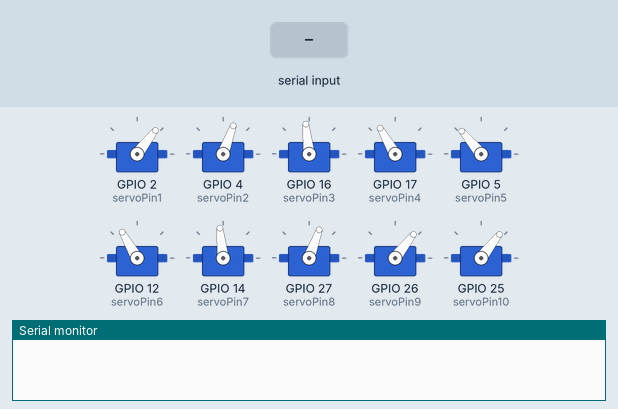
Simulated run of this sketch. Board: ESP32. On the bench: 10 × servo, the last lines printed to the serial monitor. The inputs (shaded band) are chosen by the test bench. Nothing arrives over Bluetooth unless stated.

Above: at 11.2 s.
11.3 s: "d\n" received over the second serial link
At 12.2 s:
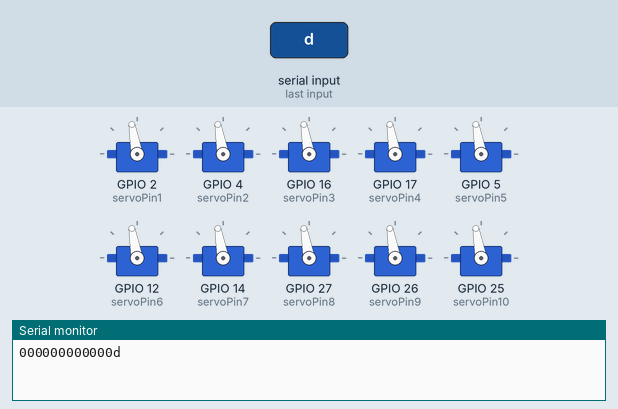
14.3 s: "r\n" received over the second serial link
At 15.3 s:
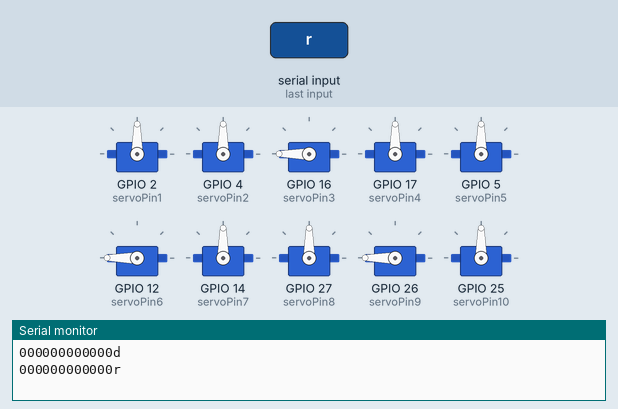
15.8 s: "l\n" received over the second serial link
At 17.0 s:
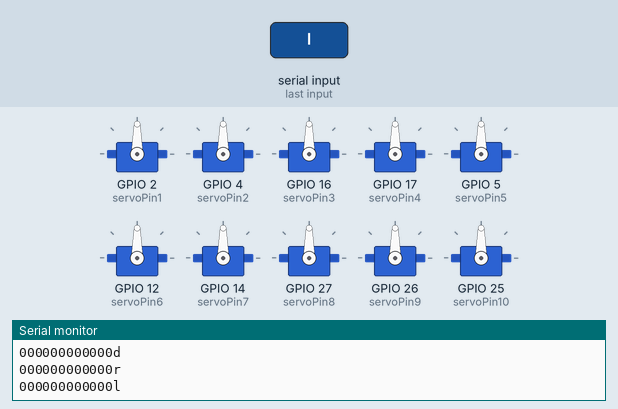
17.3 s: "g\n" received over the second serial link
At 17.6 s:
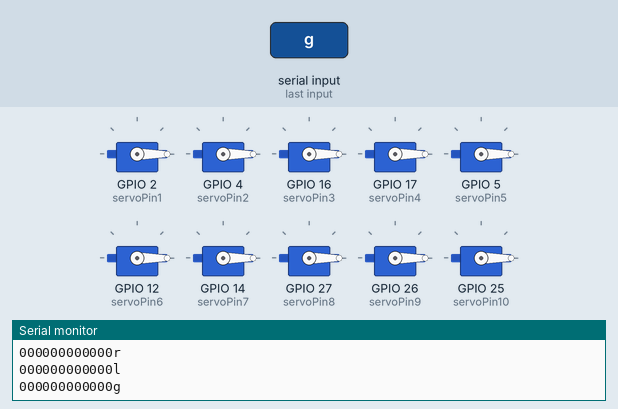
18.8 s: "l\n" received over the second serial link
At 19.6 s:
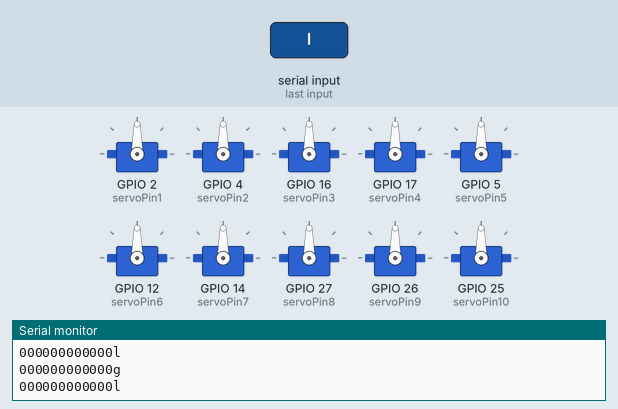
Timing chart, 0 to 21.3 s (numbered marks = the images above; inputs shaded):
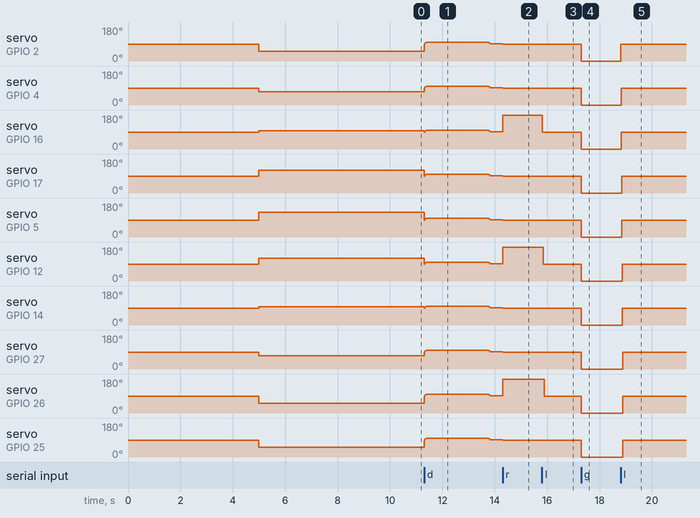

Measured:
- after the input at 11.3 s, servo on GPIO 2 (servoPin1): 52° → 100° at once, → 91° 2.5 s later; servo on GPIO 4 (servoPin2): 70° → 100° at once, → 91° 2.5 s later
- after the input at 14.3 s, servo on GPIO 2 (servoPin1), servo on GPIO 4 (servoPin2): 91° → 90° at once
- after the input at 15.8 s, servo on GPIO 16 (servoPin3): 180° → 90° at once; servo on GPIO 12 (servoPin6): 180° → 90° after 0.05 s; servo on GPIO 26 (servoPin9): 180° → 90° after 0.08 s
- after the input at 17.3 s, servo on GPIO 2 (servoPin1), servo on GPIO 4 (servoPin2), servo on GPIO 16 (servoPin3), servo on GPIO 17 (servoPin4), servo on GPIO 5 (servoPin5), servo on GPIO 12 (servoPin6), servo on GPIO 14 (servoPin7), servo on GPIO 27 (servoPin8), servo on GPIO 26 (servoPin9), servo on GPIO 25 (servoPin10): 90° → 0° at once
- after the input at 18.8 s, servo on GPIO 2 (servoPin1), servo on GPIO 4 (servoPin2): 0° → 90° at once

The sketch:

final.ino
```cpp
#include <ESP32Servo.h>                                // Servo 라이브러리 헥사 선언
#include "BluetoothSerial.h"

//#define USE_PIN // Uncomment this to use PIN during pairing. The pin is specified on the line below
const char *pin = "1234"; // Change this to more secure PIN.
String device_name = "Snake_robot20";

#if !defined(CONFIG_BT_ENABLED) || !defined(CONFIG_BLUEDROID_ENABLED)
#error Bluetooth is not enabled! Please run `make menuconfig` to and enable it
#endif

BluetoothSerial SerialBT;

// 모터 핀 선언(총 10개 사용)
Servo myservo1;
Servo myservo2;
Servo myservo3;
Servo myservo4;
Servo myservo5;
Servo myservo6;
Servo myservo7;
Servo myservo8;
Servo myservo9;
Servo myservo10;


int counter = 0; // Loop counter variable
float lag = .6981 ; // Phase lag between segments
int frequency = 1; // Oscillation frequency of segments.
int amplitude = 40; // Amplitude of the serpentine motion of the snake
int rightOffset = 10; // Right turn offset
int leftOffset = -10; // Left turn offset
int offset = 6; // Variable to correct servos that are not exactly centered
int delayTime = 7; // Delay between limb movements
int startPause = 5000;  // Delay time to position robot
int test = -3; // Test varialble takes values from -6 to +


//위치 설정
int pos = 0;


// 모터 핀 선언(총 10개 사용)
int servoPin1 = 2;
int servoPin2 = 4;
int servoPin3 = 16;
int servoPin4 = 17;
int servoPin5 = 5;
int servoPin6 = 12;
int servoPin7 = 14;
int servoPin8 = 27;
int servoPin9 = 26;
int servoPin10 = 25;

int value1 = 0;
int value2 = 0;
int value3 = 0;
int value4 = 0;
int value5 = 0;
int value6 = 0;
int value7 = 0;
int value8 = 0;
int value9 = 0;
int value10 = 0;
int amp = 0;
int fre = 0;


String ft;

void setup() {

     // 시리얼 선언
     Serial.begin(9600);

     // 블루투스 시리얼 선언
     SerialBT.begin(device_name);

     // 핀 모드 선언
     pinMode (servoPin1, OUTPUT);
     pinMode (servoPin2, OUTPUT);
     pinMode (servoPin3, OUTPUT);
     pinMode (servoPin4, OUTPUT);
     pinMode (servoPin5, OUTPUT);
     pinMode (servoPin6, OUTPUT);
     pinMode (servoPin7, OUTPUT);
     pinMode (servoPin8, OUTPUT);
     pinMode (servoPin9, OUTPUT);
     pinMode (servoPin10, OUTPUT);


     // 서보 모터 선언
     myservo1.attach(servoPin1);
     myservo2.attach(servoPin2);
     myservo3.attach(servoPin3);
     myservo4.attach(servoPin4);
     myservo5.attach(servoPin5);
     myservo6.attach(servoPin6);
     myservo7.attach(servoPin7);
     myservo8.attach(servoPin8);
     myservo9.attach(servoPin9);
     myservo10.attach(servoPin10);


     // 홈 위치 선언
//     myservo1.write(90);
//     myservo2.write(90);
//     myservo3.write(90);
//     myservo4.write(90);
//     myservo5.write(90);
//     myservo6.write(90);
//     myservo7.write(90);
//     myservo8.write(90);
//     myservo9.write(90);
//     myservo10.write(90);

     // 초기 딜레이 시간
     delay(startPause);

//     // 홈 위치 선언
     myservo1.write(90+amplitude*cos(4*lag));
     myservo2.write(90+amplitude*cos(3*lag));
     myservo3.write(90+amplitude*cos(2*lag));
     myservo4.write(90+amplitude*cos(1*lag));
     myservo5.write(90+amplitude*cos(0*lag));
     myservo6.write(90+amplitude*cos(-1*lag));
     myservo7.write(90+amplitude*cos(-2*lag));
     myservo8.write(90+amplitude*cos(-3*lag));
     myservo9.write(90+amplitude*cos(-4*lag));
     myservo10.write(90+amplitude*cos(-5*lag));

     // 초기 딜레이 시간
     delay(startPause);
}


void forward(int amp, int freq){
  amplitude = amp;
  frequency = freq;

  for(counter = 0; counter < 360; counter += 1){
    delay(delayTime);
    myservo1.write(90+amplitude*cos(frequency*counter*3.14159/180+4*lag));
    myservo2.write(90+amplitude*cos(frequency*counter*3.14159/180+3*lag));
    myservo3.write(90+amplitude*cos(frequency*counter*3.14159/180+2*lag));
    myservo4.write(90+amplitude*cos(frequency*counter*3.14159/180+1*lag));
    myservo5.write(90+amplitude*cos(frequency*counter*3.14159/180+0*lag));
    myservo6.write(90+amplitude*cos(frequency*counter*3.14159/180-1*lag));
    myservo7.write(90+amplitude*cos(frequency*counter*3.14159/180-2*lag));
    myservo8.write(90+amplitude*cos(frequency*counter*3.14159/180-3*lag));
    myservo9.write(90+amplitude*cos(frequency*counter*3.14159/180-4*lag));
    myservo10.write(90+amplitude*cos(frequency*counter*3.14159/180-5*lag));
  }
}


void backward(int amp, int freq){
  amplitude = amp;
  frequency = freq;

  for(counter = 360; counter > 0; counter -= 1)  {
    delay(delayTime);
    myservo1.write(90+amplitude*cos(frequency*counter*3.14159/180+4*lag));
    myservo2.write(90+amplitude*cos(frequency*counter*3.14159/180+3*lag));
    myservo3.write(90+amplitude*cos(frequency*counter*3.14159/180+2*lag));
    myservo4.write(90+amplitude*cos(frequency*counter*3.14159/180+1*lag));
    myservo5.write(90+amplitude*cos(frequency*counter*3.14159/180+0*lag));
    myservo6.write(90+amplitude*cos(frequency*counter*3.14159/180-1*lag));
    myservo7.write(90+amplitude*cos(frequency*counter*3.14159/180-2*lag));
    myservo8.write(90+amplitude*cos(frequency*counter*3.14159/180-3*lag));
    myservo9.write(90+amplitude*cos(frequency*counter*3.14159/180-4*lag));
    myservo10.write(90+amplitude*cos(frequency*counter*3.14159/180-5*lag));
  }
}

void left(int amp, int freq){
  amplitude = amp;
  frequency = freq;

  for(counter = 0; counter < 10; counter += 1)  {
    delay(delayTime);
    myservo1.write(90+.1*counter*rightOffset+amplitude*cos(frequency*counter*3.14159/180+4*lag));
    myservo2.write(90+.1*counter*rightOffset+amplitude*cos(frequency*counter*3.14159/180+3*lag));
    myservo3.write(90+.1*counter*rightOffset+amplitude*cos(frequency*counter*3.14159/180+2*lag));
    myservo4.write(90+.1*counter*rightOffset+amplitude*cos(frequency*counter*3.14159/180+1*lag));
    myservo5.write(90+.1*counter*rightOffset+amplitude*cos(frequency*counter*3.14159/180+0*lag));
    myservo6.write(90+.1*counter*rightOffset+amplitude*cos(frequency*counter*3.14159/180-1*lag));
    myservo7.write(90+.1*counter*rightOffset+amplitude*cos(frequency*counter*3.14159/180-2*lag));
    myservo8.write(90+.1*counter*rightOffset+amplitude*cos(frequency*counter*3.14159/180-3*lag));
    myservo9.write(90+.1*counter*rightOffset+amplitude*cos(frequency*counter*3.14159/180-4*lag));
    myservo10.write(90+.1*counter*rightOffset+amplitude*cos(frequency*counter*3.14159/180-5*lag));
  }


  for(counter = 11; counter < 350; counter += 1)  {
    delay(delayTime);
    myservo1.write(90+rightOffset+amplitude*cos(frequency*counter*3.14159/180+4*lag));
    myservo2.write(90+rightOffset+amplitude*cos(frequency*counter*3.14159/180+3*lag));
    myservo3.write(90+rightOffset+amplitude*cos(frequency*counter*3.14159/180+2*lag));
    myservo4.write(90+rightOffset+amplitude*cos(frequency*counter*3.14159/180+1*lag));
    myservo5.write(90+rightOffset+amplitude*cos(frequency*counter*3.14159/180+0*lag));
    myservo6.write(90+rightOffset+amplitude*cos(frequency*counter*3.14159/180-1*lag));
    myservo7.write(90+rightOffset+amplitude*cos(frequency*counter*3.14159/180-2*lag));
    myservo8.write(90+rightOffset+amplitude*cos(frequency*counter*3.14159/180-3*lag));
    myservo9.write(90+rightOffset+amplitude*cos(frequency*counter*3.14159/180-4*lag));
    myservo10.write(90+rightOffset+amplitude*cos(frequency*counter*3.14159/180-5*lag));
  }

  for(counter = 350; counter < 360; counter += 1)  {
    delay(delayTime);
    myservo1.write(90+.1*(360-counter)*rightOffset+amplitude*cos(frequency*counter*3.14159/180+4*lag));
    myservo2.write(90+.1*(360-counter)*rightOffset+amplitude*cos(frequency*counter*3.14159/180+3*lag));
    myservo3.write(90+.1*(360-counter)*rightOffset+amplitude*cos(frequency*counter*3.14159/180+2*lag));
    myservo4.write(90+.1*(360-counter)*rightOffset+amplitude*cos(frequency*counter*3.14159/180+1*lag));
    myservo5.write(90+.1*(360-counter)*rightOffset+amplitude*cos(frequency*counter*3.14159/180+0*lag));
    myservo6.write(90+.1*(360-counter)*rightOffset+amplitude*cos(frequency*counter*3.14159/180-1*lag));
    myservo7.write(90+.1*(360-counter)*rightOffset+amplitude*cos(frequency*counter*3.14159/180-2*lag));
    myservo8.write(90+.1*(360-counter)*rightOffset+amplitude*cos(frequency*counter*3.14159/180-3*lag));
    myservo9.write(90+.1*(360-counter)*rightOffset+amplitude*cos(frequency*counter*3.14159/180-4*lag));
    myservo10.write(90+.1*(360-counter)*rightOffset+amplitude*cos(frequency*counter*3.14159/180-5*lag));
  }
}

void right(int amp, int freq){
  amplitude = amp;
  frequency = freq;

  for(counter = 0; counter < 10; counter += 1)  {
    delay(delayTime);
    myservo1.write(90+.1*counter*leftOffset+amplitude*cos(frequency*counter*3.14159/180+4*lag));
    myservo2.write(90+.1*counter*leftOffset+amplitude*cos(frequency*counter*3.14159/180+3*lag));
    myservo3.write(90+.1*counter*leftOffset+amplitude*cos(frequency*counter*3.14159/180+2*lag));
    myservo4.write(90+.1*counter*leftOffset+amplitude*cos(frequency*counter*3.14159/180+1*lag));
    myservo5.write(90+.1*counter*leftOffset+amplitude*cos(frequency*counter*3.14159/180+0*lag));
    myservo6.write(90+.1*counter*leftOffset+amplitude*cos(frequency*counter*3.14159/180-1*lag));
    myservo7.write(90+.1*counter*leftOffset+amplitude*cos(frequency*counter*3.14159/180-2*lag));
    myservo8.write(90+.1*counter*leftOffset+amplitude*cos(frequency*counter*3.14159/180-3*lag));
    myservo9.write(90+.1*counter*leftOffset+amplitude*cos(frequency*counter*3.14159/180-4*lag));
    myservo10.write(90+.1*counter*leftOffset+amplitude*cos(frequency*counter*3.14159/180-5*lag));
  }

  for(counter = 11; counter < 350; counter += 1)  {
    delay(delayTime);
    myservo1.write(90+leftOffset+amplitude*cos(frequency*counter*3.14159/180+4*lag));
    myservo2.write(90+leftOffset+amplitude*cos(frequency*counter*3.14159/180+3*lag));
    myservo3.write(90+leftOffset+amplitude*cos(frequency*counter*3.14159/180+2*lag));
    myservo4.write(90+leftOffset+amplitude*cos(frequency*counter*3.14159/180+1*lag));
    myservo5.write(90+leftOffset+amplitude*cos(frequency*counter*3.14159/180+0*lag));
    myservo6.write(90+leftOffset+amplitude*cos(frequency*counter*3.14159/180-1*lag));
    myservo7.write(90+leftOffset+amplitude*cos(frequency*counter*3.14159/180-2*lag));
    myservo8.write(90+leftOffset+amplitude*cos(frequency*counter*3.14159/180-3*lag));
    myservo9.write(90+leftOffset+amplitude*cos(frequency*counter*3.14159/180-4*lag));
    myservo10.write(90+leftOffset+amplitude*cos(frequency*counter*3.14159/180-5*lag));
  }

  for(counter = 350; counter < 360; counter += 1)  {
    delay(delayTime);
    myservo1.write(90+.1*(360-counter)*leftOffset+amplitude*cos(frequency*counter*3.14159/180+4*lag));
    myservo2.write(90+.1*(360-counter)*leftOffset+amplitude*cos(frequency*counter*3.14159/180+3*lag));
    myservo3.write(90+.1*(360-counter)*leftOffset+amplitude*cos(frequency*counter*3.14159/180+2*lag));
    myservo4.write(90+.1*(360-counter)*leftOffset+amplitude*cos(frequency*counter*3.14159/180+1*lag));
    myservo5.write(90+.1*(360-counter)*leftOffset+amplitude*cos(frequency*counter*3.14159/180+0*lag));
    myservo6.write(90+.1*(360-counter)*leftOffset+amplitude*cos(frequency*counter*3.14159/180-1*lag));
    myservo7.write(90+.1*(360-counter)*leftOffset+amplitude*cos(frequency*counter*3.14159/180-2*lag));
    myservo8.write(90+.1*(360-counter)*leftOffset+amplitude*cos(frequency*counter*3.14159/180-3*lag));
    myservo9.write(90+.1*(360-counter)*leftOffset+amplitude*cos(frequency*counter*3.14159/180-4*lag));
    myservo10.write(90+.1*(360-counter)*leftOffset+amplitude*cos(frequency*counter*3.14159/180-5*lag));
  }
}

void home_position(int amp){
  amplitude = amp;

  myservo1.write(90+amplitude*cos(4*lag));
  myservo2.write(90+amplitude*cos(3*lag));
  myservo3.write(90+amplitude*cos(2*lag));
  myservo4.write(90+amplitude*cos(1*lag));
  myservo5.write(90+amplitude*cos(0*lag));
  myservo6.write(90+amplitude*cos(-1*lag));
  myservo7.write(90+amplitude*cos(-2*lag));
  myservo8.write(90+amplitude*cos(-3*lag));
  myservo9.write(90+amplitude*cos(-4*lag));
  myservo10.write(90+amplitude*cos(-5*lag));
}


void speecial_1(){
  myservo1.write(90);
  delay(10);
  myservo2.write(90);
  delay(10);
  myservo3.write(90);
  delay(10);
  myservo4.write(90);
  delay(10);
  myservo5.write(90);
  delay(10);
  myservo6.write(90);
  delay(10);
  myservo7.write(90);
  delay(10);
  myservo8.write(90);
  delay(10);
  myservo9.write(90);
  delay(10);
  myservo10.write(90);
  delay(10);
}

void speecial_2(){
  myservo1.write(90);
  myservo2.write(90);
  myservo3.write(180);
  myservo4.write(90);
  myservo5.write(90);
  myservo6.write(180);
  myservo7.write(90);
  myservo8.write(90);
  myservo9.write(180);
  myservo10.write(90);
}


void go(int value1,int value2,int value3,int value4,int value5,int value6,int value7,int value8,int value9,int value10){
  myservo1.write(value1);
  myservo2.write(value2);
  myservo3.write(value3);
  myservo4.write(value4);
  myservo5.write(value5);
  myservo6.write(value6);
  myservo7.write(value7);
  myservo8.write(value8);
  myservo9.write(value9);
  myservo10.write(value10);
}

void loop(){

  if (SerialBT.available()) {

    String data = SerialBT.readStringUntil('\n'); // 개행 문자까지 읽음

    int amp = data.substring(0, data.indexOf(',')).toInt();
    data = data.substring(data.indexOf(',') + 1); // amp 값을 잘랐으므로 나머지 문자열로 업데이트

    int freq = data.substring(0, data.indexOf(',')).toInt();
    data = data.substring(data.indexOf(',') + 1); // 속도 값을 잘랐으므로 나머지 문자열로 업데이트

    int value1 = data.substring(0, data.indexOf(',')).toInt();
    data = data.substring(data.indexOf(',') + 1); // 모터1 값을 잘랐으므로 나머지 문자열로 업데이트

    int value2 = data.substring(0, data.indexOf(',')).toInt();
    data = data.substring(data.indexOf(',') + 1); // 모터2 값을 잘랐으므로 나머지 문자열로 업데이트

    int value3 = data.substring(0, data.indexOf(',')).toInt();
    data = data.substring(data.indexOf(',') + 1); // 모터3 값을 잘랐으므로 나머지 문자열로 업데이트

    int value4 = data.substring(0, data.indexOf(',')).toInt();
    data = data.substring(data.indexOf(',') + 1); // 모터4 값을 잘랐으므로 나머지 문자열로 업데이트

    int value5 = data.substring(0, data.indexOf(',')).toInt();
    data = data.substring(data.indexOf(',') + 1); // 모터5 값을 잘랐으므로 나머지 문자열로 업데이트

    int value6 = data.substring(0, data.indexOf(',')).toInt();
    data = data.substring(data.indexOf(',') + 1); // 모터6 값을 잘랐으므로 나머지 문자열로 업데이트

    int value7 = data.substring(0, data.indexOf(',')).toInt();
    data = data.substring(data.indexOf(',') + 1); // 모터7 값을 잘랐으므로 나머지 문자열로 업데이트

    int value8 = data.substring(0, data.indexOf(',')).toInt();
    data = data.substring(data.indexOf(',') + 1); // 모터8 값을 잘랐으므로 나머지 문자열로 업데이트

    int value9 = data.substring(0, data.indexOf(',')).toInt();
    data = data.substring(data.indexOf(',') + 1); // 모터9 값을 잘랐으므로 나머지 문자열로 업데이트

    int value10 = data.substring(0, data.indexOf(',')).toInt();
    data = data.substring(data.indexOf(',') + 1); // 모터10 값을 잘랐으므로 나머지 문자열로 업데이트

    String ft = data;

    Serial.print(amp);
    Serial.print(freq);
    Serial.print(value1);
    Serial.print(value2);
    Serial.print(value3);
    Serial.print(value4);
    Serial.print(value5);
    Serial.print(value6);
    Serial.print(value7);
    Serial.print(value8);
    Serial.print(value9);
    Serial.print(value10);
    Serial.println(ft);


    if(ft == "w"){
      forward(amp,freq);
    }

    if (ft == "s"){
      backward(amp,freq);
    }

    if (ft == "d"){
      left(amp,freq);
    }

    if (ft == "a"){
      right(amp,freq);
    }

    if(ft=="h"){
      home_position(amp);
    }

    if(ft=="l"){
      speecial_1();
    }

    if(ft=="r"){
      speecial_2();
    }

    if(ft=="g"){
      go(value1, value2, value3, value4, value5, value6, value7, value8, value9, value10);
    }
  }
}
```
